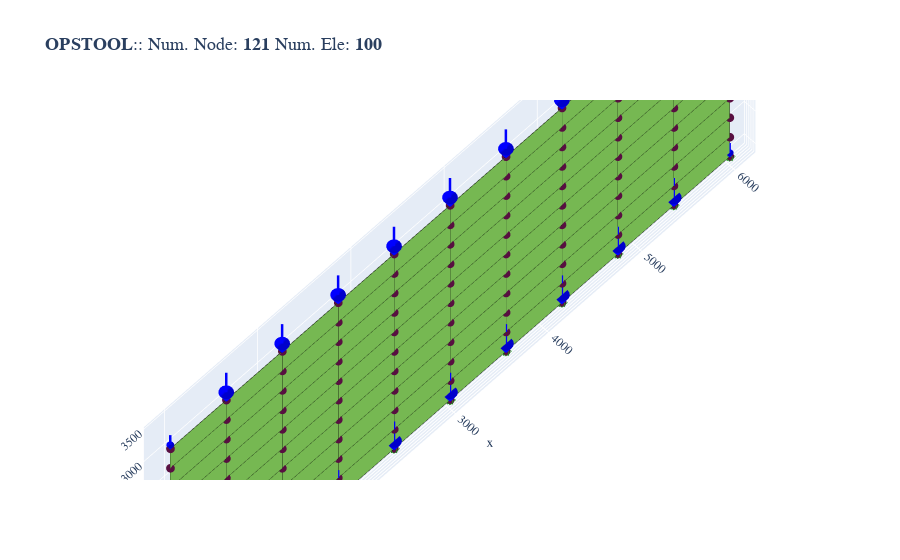

Write notebook code for a chart like this one.
### Code cell
fig = opsvis.plot_model(show_nodal_loads=True, show_ele_loads=True)
fig.show()

# fig.show(renderer="jupyterlab")
# fig.show(renderer="notebook")
# fig.show(renderer="browser")
# fig.show()  # for auto
# fig.write_html("**.html")

### Figure 1 — Plotly figure (JSON) as saved in the notebook; plotly's stock layout.template omitted (floating-point values rounded to 4 significant figures; data arrays with more than 128 entries replaced by an {"elided": "..."} marker saying what was removed)
{"data": [{"color": "#76b852", "hoverinfo": "skip", "i": {"elided": "200 int values"}, "j": {"elided": "200 int values"}, "k": {"elided": "200 int values"}, "name": "ShellMITC4", "opacity": 1, "type": "mesh3d", "x": {"elided": "400 float values"}, "y": {"elided": "400 float values"}, "z": {"elided": "400 float values"}}, {"connectgaps": false, "hoverinfo": "skip", "line": {"color": "black", "width": 1}, "mode": "lines", "name": "Edge", "type": "scatter3d", "x": {"elided": "600 float values"}, "y": {"elided": "600 float values"}, "z": {"elided": "600 float values"}}, {"customdata": ["eleTag: 1<br>connectedNodes:<br> [ 1 37 38 39]", "eleTag: 2<br>connectedNodes:<br> [39 38 40  7]", "eleTag: 3<br>connectedNodes:<br> [37  5 41 38]", "eleTag: 4<br>connectedNodes:<br> [38 41  6 40]", "eleTag: 5<br>connectedNodes:<br> [ 7 40 42 43]", "eleTag: 6<br>connectedNodes:<br> [43 42 44  9]", "eleTag: 7<br>connectedNodes:<br> [40  6 45 42]", "eleTag: 8<br>connectedNodes:<br> [42 45  8 44]", "eleTag: 9<br>connectedNodes:<br> [ 9 44 46 47]", "eleTag: 10<br>connectedNodes:<br> [47 46 48 11]", "eleTag: 11<br>connectedNodes:<br> [44  8 49 46]", "eleTag: 12<br>connectedNodes:<br> [46 49 10 48]", "eleTag: 13<br>connectedNodes:<br> [11 48 50 51]", "eleTag: 14<br>connectedNodes:<br> [51 50 52 13]", "eleTag: 15<br>connectedNodes:<br> [48 10 53 50]", "eleTag: 16<br>connectedNodes:<br> [50 53 12 52]", "eleTag: 17<br>connectedNodes:<br> [13 52 54 55]", "eleTag: 18<br>connectedNodes:<br> [55 54 56  4]", "eleTag: 19<br>connectedNodes:<br> [52 12 57 54]", "eleTag: 20<br>connectedNodes:<br> [54 57 14 56]", "eleTag: 21<br>connectedNodes:<br> [ 5 58 59 41]", "eleTag: 22<br>connectedNodes:<br> [41 59 60  6]", "eleTag: 23<br>connectedNodes:<br> [58 15 61 59]", "eleTag: 24<br>connectedNodes:<br> [59 61 16 60]", "eleTag: 25<br>connectedNodes:<br> [ 6 60 62 45]", "eleTag: 26<br>connectedNodes:<br> [45 62 63  8]", "eleTag: 27<br>connectedNodes:<br> [60 16 64 62]", "eleTag: 28<br>connectedNodes:<br> [62 64 17 63]", "eleTag: 29<br>connectedNodes:<br> [ 8 63 65 49]", "eleTag: 30<br>connectedNodes:<br> [49 65 66 10]", "eleTag: 31<br>connectedNodes:<br> [63 17 67 65]", "eleTag: 32<br>connectedNodes:<br> [65 67 18 66]", "eleTag: 33<br>connectedNodes:<br> [10 66 68 53]", "eleTag: 34<br>connectedNodes:<br> [53 68 69 12]", "eleTag: 35<br>connectedNodes:<br> [66 18 70 68]", "eleTag: 36<br>connectedNodes:<br> [68 70 19 69]", "eleTag: 37<br>connectedNodes:<br> [12 69 71 57]", "eleTag: 38<br>connectedNodes:<br> [57 71 72 14]", "eleTag: 39<br>connectedNodes:<br> [69 19 73 71]", "eleTag: 40<br>connectedNodes:<br> [71 73 20 72]", "eleTag: 41<br>connectedNodes:<br> [15 74 75 61]", "eleTag: 42<br>connectedNodes:<br> [61 75 76 16]", "eleTag: 43<br>connectedNodes:<br> [74 21 77 75]", "eleTag: 44<br>connectedNodes:<br> [75 77 22 76]", "eleTag: 45<br>connectedNodes:<br> [16 76 78 64]", "eleTag: 46<br>connectedNodes:<br> [64 78 79 17]", "eleTag: 47<br>connectedNodes:<br> [76 22 80 78]", "eleTag: 48<br>connectedNodes:<br> [78 80 23 79]", "eleTag: 49<br>connectedNodes:<br> [17 79 81 67]", "eleTag: 50<br>connectedNodes:<br> [67 81 82 18]", "eleTag: 51<br>connectedNodes:<br> [79 23 83 81]", "eleTag: 52<br>connectedNodes:<br> [81 83 24 82]", "eleTag: 53<br>connectedNodes:<br> [18 82 84 70]", "eleTag: 54<br>connectedNodes:<br> [70 84 85 19]", "eleTag: 55<br>connectedNodes:<br> [82 24 86 84]", "eleTag: 56<br>connectedNodes:<br> [84 86 25 85]", "eleTag: 57<br>connectedNodes:<br> [19 85 87 73]", "eleTag: 58<br>connectedNodes:<br> [73 87 88 20]", "eleTag: 59<br>connectedNodes:<br> [85 25 89 87]", "eleTag: 60<br>connectedNodes:<br> [87 89 26 88]", "eleTag: 61<br>connectedNodes:<br> [21 90 91 77]", "eleTag: 62<br>connectedNodes:<br> [77 91 92 22]", "eleTag: 63<br>connectedNodes:<br> [90 27 93 91]", "eleTag: 64<br>connectedNodes:<br> [91 93 28 92]", "eleTag: 65<br>connectedNodes:<br> [22 92 94 80]", "eleTag: 66<br>connectedNodes:<br> [80 94 95 23]", "eleTag: 67<br>connectedNodes:<br> [92 28 96 94]", "eleTag: 68<br>connectedNodes:<br> [94 96 29 95]", "eleTag: 69<br>connectedNodes:<br> [23 95 97 83]", "eleTag: 70<br>connectedNodes:<br> [83 97 98 24]", "eleTag: 71<br>connectedNodes:<br> [95 29 99 97]", "eleTag: 72<br>connectedNodes:<br> [97 99 30 98]", "eleTag: 73<br>connectedNodes:<br> [ 24  98 100  86]", "eleTag: 74<br>connectedNodes:<br> [ 86 100 101  25]", "eleTag: 75<br>connectedNodes:<br> [ 98  30 102 100]", "eleTag: 76<br>connectedNodes:<br> [100 102  31 101]", "eleTag: 77<br>connectedNodes:<br> [ 25 101 103  89]", "eleTag: 78<br>connectedNodes:<br> [ 89 103 104  26]", "eleTag: 79<br>connectedNodes:<br> [101  31 105 103]", "eleTag: 80<br>connectedNodes:<br> [103 105  32 104]", "eleTag: 81<br>connectedNodes:<br> [ 27 106 107  93]", "eleTag: 82<br>connectedNodes:<br> [ 93 107 108  28]", "eleTag: 83<br>connectedNodes:<br> [106   2 109 107]", "eleTag: 84<br>connectedNodes:<br> [107 109  33 108]", "eleTag: 85<br>connectedNodes:<br> [ 28 108 110  96]", "eleTag: 86<br>connectedNodes:<br> [ 96 110 111  29]", "eleTag: 87<br>connectedNodes:<br> [108  33 112 110]", "eleTag: 88<br>connectedNodes:<br> [110 112  34 111]", "eleTag: 89<br>connectedNodes:<br> [ 29 111 113  99]", "eleTag: 90<br>connectedNodes:<br> [ 99 113 114  30]", "eleTag: 91<br>connectedNodes:<br> [111  34 115 113]", "eleTag: 92<br>connectedNodes:<br> [113 115  35 114]", "eleTag: 93<br>connectedNodes:<br> [ 30 114 116 102]", "eleTag: 94<br>connectedNodes:<br> [102 116 117  31]", "eleTag: 95<br>connectedNodes:<br> [114  35 118 116]", "eleTag: 96<br>connectedNodes:<br> [116 118  36 117]", "eleTag: 97<br>connectedNodes:<br> [ 31 117 119 105]", "eleTag: 98<br>connectedNodes:<br> [105 119 120  32]", "eleTag: 99<br>connectedNodes:<br> [117  36 121 119]", "eleTag: 100<br>connectedNodes:<br> [119 121   3 120]"], "hovertemplate": "%{customdata}", "marker": {"color": "#76b852", "size": 3, "symbol": "diamond-open"}, "mode": "markers", "name": "ShellMITC4", "type": "scatter3d", "x": [300.0, 300.0, 900.0, 900.0, 300.0, 300.0, 900.0, 900.0, 300.0, 300.0, 900.0, 900.0, 300.0, 300.0, 900.0, 900.0, 300.0, 300.0, 900.0, 900.0, 1500.0, 1500.0, 2100.0, 2100.0, 1500.0, 1500.0, 2100.0, 2100.0, 1500.0, 1500.0, 2100.0, 2100.0, 1500.0, 1500.0, 2100.0, 2100.0, 1500.0, 1500.0, 2100.0, 2100.0, 2700.0, 2700.0, 3300.0, 3300.0, 2700.0, 2700.0, 3300.0, 3300.0, 2700.0, 2700.0, 3300.0, 3300.0, 2700.0, 2700.0, 3300.0, 3300.0, 2700.0, 2700.0, 3300.0, 3300.0, 3900.0, 3900.0, 4500.0, 4500.0, 3900.0, 3900.0, 4500.0, 4500.0, 3900.0, 3900.0, 4500.0, 4500.0, 3900.0, 3900.0, 4500.0, 4500.0, 3900.0, 3900.0, 4500.0, 4500.0, 5100.0, 5100.0, 5700.0, 5700.0, 5100.0, 5100.0, 5700.0, 5700.0, 5100.0, 5100.0, 5700.0, 5700.0, 5100.0, 5100.0, 5700.0, 5700.0, 5100.0, 5100.0, 5700.0, 5700.0], "y": [0.0, 0.0, 0.0, 0.0, 0.0, 0.0, 0.0, 0.0, 0.0, 0.0, 0.0, 0.0, 0.0, 0.0, 0.0, 0.0, 0.0, 0.0, 0.0, 0.0, 0.0, 0.0, 0.0, 0.0, 0.0, 0.0, 0.0, 0.0, 0.0, 0.0, 0.0, 0.0, 0.0, 0.0, 0.0, 0.0, 0.0, 0.0, 0.0, 0.0, 0.0, 0.0, 0.0, 0.0, 0.0, 0.0, 0.0, 0.0, 0.0, 0.0, 0.0, 0.0, 0.0, 0.0, 0.0, 0.0, 0.0, 0.0, 0.0, 0.0, 0.0, 0.0, 0.0, 0.0, 0.0, 0.0, 0.0, 0.0, 0.0, 0.0, 0.0, 0.0, 0.0, 0.0, 0.0, 0.0, 0.0, 0.0, 0.0, 0.0, 0.0, 0.0, 0.0, 0.0, 0.0, 0.0, 0.0, 0.0, 0.0, 0.0, 0.0, 0.0, 0.0, 0.0, 0.0, 0.0, 0.0, 0.0, 0.0, 0.0], "z": [150.0, 450.0, 150.0, 450.0, 750.0, 1050.0, 750.0, 1050.0, 1350.0, 1650.0, 1350.0, 1650.0, 1950.0, 2250.0, 1950.0, 2250.0, 2550.0, 2850.0, 2550.0, 2850.0, 150.0, 450.0, 150.0, 450.0, 750.0, 1050.0, 750.0, 1050.0, 1350.0, 1650.0, 1350.0, 1650.0, 1950.0, 2250.0, 1950.0, 2250.0, 2550.0, 2850.0, 2550.0, 2850.0, 150.0, 450.0, 150.0, 450.0, 750.0, 1050.0, 750.0, 1050.0, 1350.0, 1650.0, 1350.0, 1650.0, 1950.0, 2250.0, 1950.0, 2250.0, 2550.0, 2850.0, 2550.0, 2850.0, 150.0, 450.0, 150.0, 450.0, 750.0, 1050.0, 750.0, 1050.0, 1350.0, 1650.0, 1350.0, 1650.0, 1950.0, 2250.0, 1950.0, 2250.0, 2550.0, 2850.0, 2550.0, 2850.0, 150.0, 450.0, 150.0, 450.0, 750.0, 1050.0, 750.0, 1050.0, 1350.0, 1650.0, 1350.0, 1650.0, 1950.0, 2250.0, 1950.0, 2250.0, 2550.0, 2850.0, 2550.0, 2850.0]}, {"customdata": ["1", "2", "3", "4", "5", "6", "7", "8", "9", "10", "11", "12", "13", "14", "15", "16", "17", "18", "19", "20", "21", "22", "23", "24", "25", "26", "27", "28", "29", "30", "31", "32", "33", "34", "35", "36", "37", "38", "39", "40", "41", "42", "43", "44", "45", "46", "47", "48", "49", "50", "51", "52", "53", "54", "55", "56", "57", "58", "59", "60", "61", "62", "63", "64", "65", "66", "67", "68", "69", "70", "71", "72", "73", "74", "75", "76", "77", "78", "79", "80", "81", "82", "83", "84", "85", "86", "87", "88", "89", "90", "91", "92", "93", "94", "95", "96", "97", "98", "99", "100", "101", "102", "103", "104", "105", "106", "107", "108", "109", "110", "111", "112", "113", "114", "115", "116", "117", "118", "119", "120", "121"], "hovertemplate": "x: %{x}<br>y: %{y}<br>z: %{z} <br>nodeTag: %{customdata}", "marker": {"color": "#580f41", "size": 3, "symbol": "circle"}, "mode": "markers", "name": "Nodes", "type": "scatter3d", "x": [0.0, 6000.0, 6000.0, 0.0, 1200.0, 1200.0, 0.0, 1200.0, 0.0, 1200.0, 0.0, 1200.0, 0.0, 1200.0, 2400.0, 2400.0, 2400.0, 2400.0, 2400.0, 2400.0, 3600.0, 3600.0, 3600.0, 3600.0, 3600.0, 3600.0, 4800.0, 4800.0, 4800.0, 4800.0, 4800.0, 4800.0, 6000.0, 6000.0, 6000.0, 6000.0, 600.0, 600.0, 0.0, 600.0, 1200.0, 600.0, 0.0, 600.0, 1200.0, 600.0, 0.0, 600.0, 1200.0, 600.0, 0.0, 600.0, 1200.0, 600.0, 0.0, 600.0, 1200.0, 1800.0, 1800.0, 1800.0, 2400.0, 1800.0, 1800.0, 2400.0, 1800.0, 1800.0, 2400.0, 1800.0, 1800.0, 2400.0, 1800.0, 1800.0, 2400.0, 3000.0, 3000.0, 3000.0, 3600.0, 3000.0, 3000.0, 3600.0, 3000.0, 3000.0, 3600.0, 3000.0, 3000.0, 3600.0, 3000.0, 3000.0, 3600.0, 4200.0, 4200.0, 4200.0, 4800.0, 4200.0, 4200.0, 4800.0, 4200.0, 4200.0, 4800.0, 4200.0, 4200.0, 4800.0, 4200.0, 4200.0, 4800.0, 5400.0, 5400.0, 5400.0, 6000.0, 5400.0, 5400.0, 6000.0, 5400.0, 5400.0, 6000.0, 5400.0, 5400.0, 6000.0, 5400.0, 5400.0, 6000.0], "y": [0.0, 0.0, 0.0, 0.0, 0.0, 0.0, 0.0, 0.0, 0.0, 0.0, 0.0, 0.0, 0.0, 0.0, 0.0, 0.0, 0.0, 0.0, 0.0, 0.0, 0.0, 0.0, 0.0, 0.0, 0.0, 0.0, 0.0, 0.0, 0.0, 0.0, 0.0, 0.0, 0.0, 0.0, 0.0, 0.0, 0.0, 0.0, 0.0, 0.0, 0.0, 0.0, 0.0, 0.0, 0.0, 0.0, 0.0, 0.0, 0.0, 0.0, 0.0, 0.0, 0.0, 0.0, 0.0, 0.0, 0.0, 0.0, 0.0, 0.0, 0.0, 0.0, 0.0, 0.0, 0.0, 0.0, 0.0, 0.0, 0.0, 0.0, 0.0, 0.0, 0.0, 0.0, 0.0, 0.0, 0.0, 0.0, 0.0, 0.0, 0.0, 0.0, 0.0, 0.0, 0.0, 0.0, 0.0, 0.0, 0.0, 0.0, 0.0, 0.0, 0.0, 0.0, 0.0, 0.0, 0.0, 0.0, 0.0, 0.0, 0.0, 0.0, 0.0, 0.0, 0.0, 0.0, 0.0, 0.0, 0.0, 0.0, 0.0, 0.0, 0.0, 0.0, 0.0, 0.0, 0.0, 0.0, 0.0, 0.0, 0.0], "z": [0.0, 0.0, 3000.0, 3000.0, 0.0, 600.0, 600.0, 1200.0, 1200.0, 1800.0, 1800.0, 2400.0, 2400.0, 3000.0, 0.0, 600.0, 1200.0, 1800.0, 2400.0, 3000.0, 0.0, 600.0, 1200.0, 1800.0, 2400.0, 3000.0, 0.0, 600.0, 1200.0, 1800.0, 2400.0, 3000.0, 600.0, 1200.0, 1800.0, 2400.0, 0.0, 300.0, 300.0, 600.0, 300.0, 900.0, 900.0, 1200.0, 900.0, 1500.0, 1500.0, 1800.0, 1500.0, 2100.0, 2100.0, 2400.0, 2100.0, 2700.0, 2700.0, 3000.0, 2700.0, 0.0, 300.0, 600.0, 300.0, 900.0, 1200.0, 900.0, 1500.0, 1800.0, 1500.0, 2100.0, 2400.0, 2100.0, 2700.0, 3000.0, 2700.0, 0.0, 300.0, 600.0, 300.0, 900.0, 1200.0, 900.0, 1500.0, 1800.0, 1500.0, 2100.0, 2400.0, 2100.0, 2700.0, 3000.0, 2700.0, 0.0, 300.0, 600.0, 300.0, 900.0, 1200.0, 900.0, 1500.0, 1800.0, 1500.0, 2100.0, 2400.0, 2100.0, 2700.0, 3000.0, 2700.0, 0.0, 300.0, 600.0, 300.0, 900.0, 1200.0, 900.0, 1500.0, 1800.0, 1500.0, 2100.0, 2400.0, 2100.0, 2700.0, 3000.0, 2700.0]}, {"connectgaps": false, "hoverinfo": "skip", "line": {"color": "#15b01a", "width": 1}, "mode": "lines", "name": "BC", "type": "scatter3d", "x": {"elided": "198 float values"}, "y": {"elided": "198 float values"}, "z": {"elided": "198 float values"}}, {"connectgaps": false, "hovertemplate": "<b>%{text}</b>", "line": {"color": "#0000ff", "width": 5}, "mode": "lines", "name": "<b>Pattern 1</b><br>Nodal Load", "text": ["0.00e+00", "0.00e+00", "0.00e+00", "0.00e+00", "0.00e+00", "0.00e+00", "0.00e+00", "0.00e+00", "0.00e+00", "0.00e+00", "0.00e+00", "0.00e+00", "0.00e+00", "0.00e+00", "0.00e+00", "0.00e+00", "0.00e+00", "0.00e+00", "0.00e+00", "0.00e+00", "0.00e+00", "0.00e+00", "0.00e+00", "0.00e+00", "0.00e+00", "0.00e+00", "0.00e+00", "0.00e+00", "0.00e+00", "0.00e+00", "0.00e+00", "0.00e+00", "0.00e+00", "0.00e+00", "0.00e+00", "0.00e+00", "0.00e+00", "0.00e+00", "0.00e+00", "0.00e+00", "0.00e+00", "0.00e+00", "0.00e+00", "0.00e+00", "0.00e+00", "0.00e+00", "0.00e+00", "0.00e+00", "0.00e+00", "0.00e+00", "0.00e+00", "0.00e+00", "0.00e+00", "0.00e+00", "0.00e+00", "0.00e+00", "0.00e+00", "0.00e+00", "0.00e+00", "0.00e+00", "0.00e+00", "0.00e+00", "0.00e+00", "0.00e+00", "0.00e+00", "0.00e+00"], "type": "scatter3d", "x": [0.0, 0.0, NaN, 6000.0, 6000.0, NaN, 6000.0, 6000.0, NaN, 0.0, 0.0, NaN, 1200.0, 1200.0, NaN, 1200.0, 1200.0, NaN, 2400.0, 2400.0, NaN, 2400.0, 2400.0, NaN, 3600.0, 3600.0, NaN, 3600.0, 3600.0, NaN, 4800.0, 4800.0, NaN, 4800.0, 4800.0, NaN, 600.0, 600.0, NaN, 600.0, 600.0, NaN, 1800.0, 1800.0, NaN, 1800.0, 1800.0, NaN, 3000.0, 3000.0, NaN, 3000.0, 3000.0, NaN, 4200.0, 4200.0, NaN, 4200.0, 4200.0, NaN, 5400.0, 5400.0, NaN, 5400.0, 5400.0, NaN], "y": [0.0, 0.0, NaN, 0.0, 0.0, NaN, 0.0, 0.0, NaN, 0.0, 0.0, NaN, 0.0, 0.0, NaN, 0.0, 0.0, NaN, 0.0, 0.0, NaN, 0.0, 0.0, NaN, 0.0, 0.0, NaN, 0.0, 0.0, NaN, 0.0, 0.0, NaN, 0.0, 0.0, NaN, 0.0, 0.0, NaN, 0.0, 0.0, NaN, 0.0, 0.0, NaN, 0.0, 0.0, NaN, 0.0, 0.0, NaN, 0.0, 0.0, NaN, 0.0, 0.0, NaN, 0.0, 0.0, NaN, 0.0, 0.0, NaN, 0.0, 0.0, NaN], "z": [0.0, 0.0, NaN, 0.0, 0.0, NaN, 3000.0, 3000.0, NaN, 3000.0, 3000.0, NaN, 0.0, 0.0, NaN, 3000.0, 3000.0, NaN, 0.0, 0.0, NaN, 3000.0, 3000.0, NaN, 0.0, 0.0, NaN, 3000.0, 3000.0, NaN, 0.0, 0.0, NaN, 3000.0, 3000.0, NaN, 0.0, 0.0, NaN, 3000.0, 3000.0, NaN, 0.0, 0.0, NaN, 3000.0, 3000.0, NaN, 0.0, 0.0, NaN, 3000.0, 3000.0, NaN, 0.0, 0.0, NaN, 3000.0, 3000.0, NaN, 0.0, 0.0, NaN, 3000.0, 3000.0, NaN]}, {"color": "#0000ff", "hovertemplate": "<b>%{text}", "i": {"elided": "704 int values"}, "j": {"elided": "704 int values"}, "k": {"elided": "704 int values"}, "name": "<b>Pattern 1</b><br>Nodal Load", "text": {"elided": "396 str values"}, "type": "mesh3d", "x": {"elided": "396 float values"}, "y": {"elided": "396 float values"}, "z": {"elided": "396 float values"}}, {"connectgaps": false, "hovertemplate": "<b>%{text}</b>", "line": {"color": "#0000ff", "width": 5}, "mode": "lines", "name": "<b>Pattern 1</b><br>Nodal Load", "text": ["0.00e+00", "0.00e+00", "0.00e+00", "0.00e+00", "0.00e+00", "0.00e+00", "0.00e+00", "0.00e+00", "0.00e+00", "0.00e+00", "0.00e+00", "0.00e+00", "0.00e+00", "0.00e+00", "0.00e+00", "0.00e+00", "0.00e+00", "0.00e+00", "0.00e+00", "0.00e+00", "0.00e+00", "0.00e+00", "0.00e+00", "0.00e+00", "0.00e+00", "0.00e+00", "0.00e+00", "0.00e+00", "0.00e+00", "0.00e+00", "0.00e+00", "0.00e+00", "0.00e+00", "0.00e+00", "0.00e+00", "0.00e+00", "0.00e+00", "0.00e+00", "0.00e+00", "0.00e+00", "0.00e+00", "0.00e+00", "0.00e+00", "0.00e+00", "0.00e+00", "0.00e+00", "0.00e+00", "0.00e+00", "0.00e+00", "0.00e+00", "0.00e+00", "0.00e+00", "0.00e+00", "0.00e+00", "0.00e+00", "0.00e+00", "0.00e+00", "0.00e+00", "0.00e+00", "0.00e+00", "0.00e+00", "0.00e+00", "0.00e+00", "0.00e+00", "0.00e+00", "0.00e+00"], "type": "scatter3d", "x": [0.0, 0.0, NaN, 6000.0, 6000.0, NaN, 6000.0, 6000.0, NaN, 0.0, 0.0, NaN, 1200.0, 1200.0, NaN, 1200.0, 1200.0, NaN, 2400.0, 2400.0, NaN, 2400.0, 2400.0, NaN, 3600.0, 3600.0, NaN, 3600.0, 3600.0, NaN, 4800.0, 4800.0, NaN, 4800.0, 4800.0, NaN, 600.0, 600.0, NaN, 600.0, 600.0, NaN, 1800.0, 1800.0, NaN, 1800.0, 1800.0, NaN, 3000.0, 3000.0, NaN, 3000.0, 3000.0, NaN, 4200.0, 4200.0, NaN, 4200.0, 4200.0, NaN, 5400.0, 5400.0, NaN, 5400.0, 5400.0, NaN], "y": [0.0, 0.0, NaN, 0.0, 0.0, NaN, 0.0, 0.0, NaN, 0.0, 0.0, NaN, 0.0, 0.0, NaN, 0.0, 0.0, NaN, 0.0, 0.0, NaN, 0.0, 0.0, NaN, 0.0, 0.0, NaN, 0.0, 0.0, NaN, 0.0, 0.0, NaN, 0.0, 0.0, NaN, 0.0, 0.0, NaN, 0.0, 0.0, NaN, 0.0, 0.0, NaN, 0.0, 0.0, NaN, 0.0, 0.0, NaN, 0.0, 0.0, NaN, 0.0, 0.0, NaN, 0.0, 0.0, NaN, 0.0, 0.0, NaN, 0.0, 0.0, NaN], "z": [0.0, 0.0, NaN, 0.0, 0.0, NaN, 3000.0, 3000.0, NaN, 3000.0, 3000.0, NaN, 0.0, 0.0, NaN, 3000.0, 3000.0, NaN, 0.0, 0.0, NaN, 3000.0, 3000.0, NaN, 0.0, 0.0, NaN, 3000.0, 3000.0, NaN, 0.0, 0.0, NaN, 3000.0, 3000.0, NaN, 0.0, 0.0, NaN, 3000.0, 3000.0, NaN, 0.0, 0.0, NaN, 3000.0, 3000.0, NaN, 0.0, 0.0, NaN, 3000.0, 3000.0, NaN, 0.0, 0.0, NaN, 3000.0, 3000.0, NaN, 0.0, 0.0, NaN, 3000.0, 3000.0, NaN]}, {"color": "#0000ff", "hovertemplate": "<b>%{text}", "i": {"elided": "704 int values"}, "j": {"elided": "704 int values"}, "k": {"elided": "704 int values"}, "name": "<b>Pattern 1</b><br>Nodal Load", "text": {"elided": "396 str values"}, "type": "mesh3d", "x": {"elided": "396 float values"}, "y": {"elided": "396 float values"}, "z": {"elided": "396 float values"}}, {"connectgaps": false, "hovertemplate": "<b>%{text}</b>", "line": {"color": "#0000ff", "width": 5}, "mode": "lines", "name": "<b>Pattern 1</b><br>Nodal Load", "text": ["-3.18e+03", "-3.18e+03", "-3.18e+03", "-3.18e+03", "-3.18e+03", "-3.18e+03", "-3.18e+03", "-3.18e+03", "-3.18e+03", "-3.18e+03", "-3.18e+03", "-3.18e+03", "-6.36e+03", "-6.36e+03", "-6.36e+03", "-6.36e+03", "-6.36e+03", "-6.36e+03", "-6.36e+03", "-6.36e+03", "-6.36e+03", "-6.36e+03", "-6.36e+03", "-6.36e+03", "-6.36e+03", "-6.36e+03", "-6.36e+03", "-6.36e+03", "-6.36e+03", "-6.36e+03", "-6.36e+03", "-6.36e+03", "-6.36e+03", "-6.36e+03", "-6.36e+03", "-6.36e+03", "-6.36e+03", "-6.36e+03", "-6.36e+03", "-6.36e+03", "-6.36e+03", "-6.36e+03", "-6.36e+03", "-6.36e+03", "-6.36e+03", "-6.36e+03", "-6.36e+03", "-6.36e+03", "-6.36e+03", "-6.36e+03", "-6.36e+03", "-6.36e+03", "-6.36e+03", "-6.36e+03", "-6.36e+03", "-6.36e+03", "-6.36e+03", "-6.36e+03", "-6.36e+03", "-6.36e+03", "-6.36e+03", "-6.36e+03", "-6.36e+03", "-6.36e+03", "-6.36e+03", "-6.36e+03"], "type": "scatter3d", "x": [0.0, 0.0, NaN, 6000.0, 6000.0, NaN, 6000.0, 6000.0, NaN, 0.0, 0.0, NaN, 1200.0, 1200.0, NaN, 1200.0, 1200.0, NaN, 2400.0, 2400.0, NaN, 2400.0, 2400.0, NaN, 3600.0, 3600.0, NaN, 3600.0, 3600.0, NaN, 4800.0, 4800.0, NaN, 4800.0, 4800.0, NaN, 600.0, 600.0, NaN, 600.0, 600.0, NaN, 1800.0, 1800.0, NaN, 1800.0, 1800.0, NaN, 3000.0, 3000.0, NaN, 3000.0, 3000.0, NaN, 4200.0, 4200.0, NaN, 4200.0, 4200.0, NaN, 5400.0, 5400.0, NaN, 5400.0, 5400.0, NaN], "y": [0.0, 0.0, NaN, 0.0, 0.0, NaN, 0.0, 0.0, NaN, 0.0, 0.0, NaN, 0.0, 0.0, NaN, 0.0, 0.0, NaN, 0.0, 0.0, NaN, 0.0, 0.0, NaN, 0.0, 0.0, NaN, 0.0, 0.0, NaN, 0.0, 0.0, NaN, 0.0, 0.0, NaN, 0.0, 0.0, NaN, 0.0, 0.0, NaN, 0.0, 0.0, NaN, 0.0, 0.0, NaN, 0.0, 0.0, NaN, 0.0, 0.0, NaN, 0.0, 0.0, NaN, 0.0, 0.0, NaN, 0.0, 0.0, NaN, 0.0, 0.0, NaN], "z": [210.0, 59.99, NaN, 210.0, 59.99, NaN, 3210.0, 3060.0, NaN, 3210.0, 3060.0, NaN, 420.0, 120.0, NaN, 3420.0, 3120.0, NaN, 420.0, 120.0, NaN, 3420.0, 3120.0, NaN, 420.0, 120.0, NaN, 3420.0, 3120.0, NaN, 420.0, 120.0, NaN, 3420.0, 3120.0, NaN, 420.0, 120.0, NaN, 3420.0, 3120.0, NaN, 420.0, 120.0, NaN, 3420.0, 3120.0, NaN, 420.0, 120.0, NaN, 3420.0, 3120.0, NaN, 420.0, 120.0, NaN, 3420.0, 3120.0, NaN, 420.0, 120.0, NaN, 3420.0, 3120.0, NaN]}, {"color": "#0000ff", "hovertemplate": "<b>%{text}", "i": {"elided": "704 int values"}, "j": {"elided": "704 int values"}, "k": {"elided": "704 int values"}, "name": "<b>Pattern 1</b><br>Nodal Load", "text": {"elided": "396 str values"}, "type": "mesh3d", "x": {"elided": "396 float values"}, "y": {"elided": "396 float values"}, "z": {"elided": "396 float values"}}], "layout": {"autosize": true, "font": {"family": "Arial, sans-serif"}, "scene": {"aspectmode": "data", "camera": {"eye": {"x": -12000, "y": -12000, "z": 30000}, "projection": {"type": "orthographic"}}, "xaxis": {"showgrid": true, "visible": true, "zeroline": true}, "yaxis": {"showgrid": true, "visible": true, "zeroline": true}, "zaxis": {"showgrid": true, "visible": true, "zeroline": true}}, "showlegend": false, "title": {"font": {"family": "courier", "size": 18}, "text": "<b>OPSTOOL</b>:: Num. Node: <b>121</b> Num. Ele: <b>100</b>"}}}
